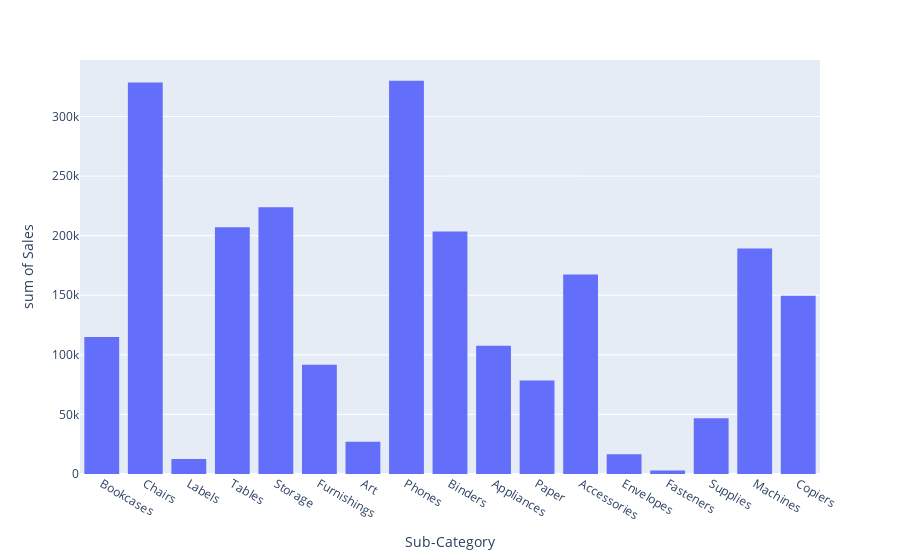

Source (notebook cell):
### Markdown cell above
## Histograma - Valor de venda por subcategoria

### Code cell
px.histogram(df_loja, x="Sub-Category", y="Sales")

### Figure 1 — Plotly figure (JSON) as saved in the notebook; plotly's stock layout.template omitted (floating-point values rounded to 4 significant figures; data arrays with more than 128 entries replaced by an {"elided": "..."} marker saying what was removed)
{"data": [{"alignmentgroup": "True", "bingroup": "x", "histfunc": "sum", "hovertemplate": "Sub-Category=%{x}<br>sum of Sales=%{y}<extra></extra>", "legendgroup": "", "marker": {"color": "#636efa", "pattern": {"shape": ""}}, "name": "", "offsetgroup": "", "orientation": "v", "showlegend": false, "type": "histogram", "x": {"elided": "9994 str values"}, "xaxis": "x", "y": {"elided": "9994 float values"}, "yaxis": "y"}], "layout": {"barmode": "relative", "legend": {"tracegroupgap": 0}, "margin": {"t": 60}, "xaxis": {"anchor": "y", "domain": [0, 1], "title": {"text": "Sub-Category"}}, "yaxis": {"anchor": "x", "domain": [0, 1], "title": {"text": "sum of Sales"}}}}
